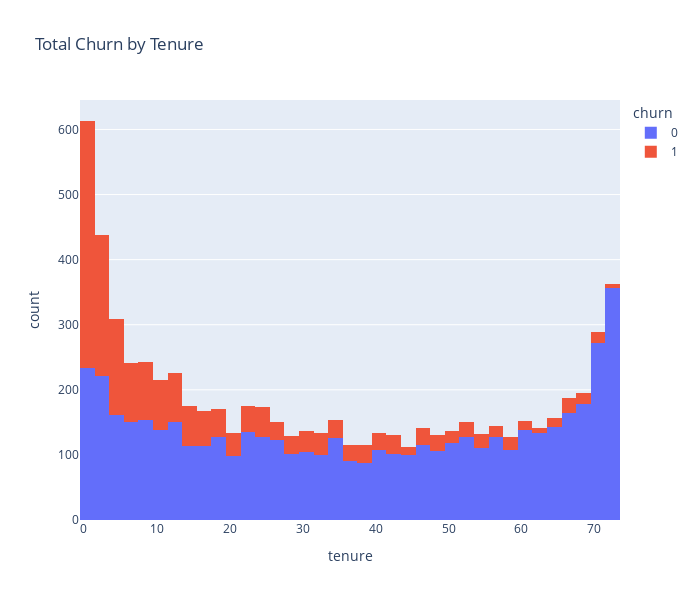

Notebook code for this chart:
### Code cell
exploring_numerical_features(data, 'tenure')

### Figure 1 — Plotly figure (JSON) as saved in the notebook; plotly's stock layout.template omitted (floating-point values rounded to 4 significant figures; data arrays with more than 128 entries replaced by an {"elided": "..."} marker saying what was removed)
{"data": [{"alignmentgroup": "True", "bingroup": "x", "hovertemplate": "churn=0<br>tenure=%{x}<br>count=%{y}<extra></extra>", "legendgroup": "0", "marker": {"color": "#636efa", "pattern": {"shape": ""}}, "name": "0", "offsetgroup": "0", "orientation": "v", "showlegend": true, "type": "histogram", "x": {"elided": "5163 int values"}, "xaxis": "x", "yaxis": "y"}, {"alignmentgroup": "True", "bingroup": "x", "hovertemplate": "churn=1<br>tenure=%{x}<br>count=%{y}<extra></extra>", "legendgroup": "1", "marker": {"color": "#EF553B", "pattern": {"shape": ""}}, "name": "1", "offsetgroup": "1", "orientation": "v", "showlegend": true, "type": "histogram", "x": {"elided": "1869 int values"}, "xaxis": "x", "yaxis": "y"}], "layout": {"barmode": "relative", "height": 600, "legend": {"title": {"text": "churn"}, "tracegroupgap": 0}, "title": {"text": "Total Churn by Tenure"}, "width": 700, "xaxis": {"anchor": "y", "domain": [0, 1], "title": {"text": "tenure"}}, "yaxis": {"anchor": "x", "domain": [0, 1], "title": {"text": "count"}}}}
